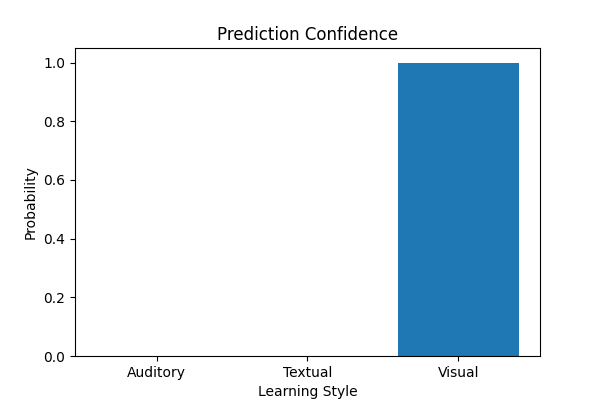

Python code for this plot:
import pandas as pd
import numpy as np
import matplotlib.pyplot as plt
from sklearn.model_selection import train_test_split
from sklearn.preprocessing import LabelEncoder
from sklearn.ensemble import RandomForestClassifier
from sklearn.impute import SimpleImputer

# Load dataset
df = pd.read_csv("combined_final_dataset.csv")

# Drop rows where target is NaN
df = df.dropna(subset=["learning_style"])

# Drop useless columns if present
df = df.drop(columns=["total_actions", "video_actions", "audio_actions", "text_actions"], errors="ignore")

# Split features and target
X = df.drop("learning_style", axis=1)
y = df["learning_style"]

# Encode categorical features
for col in X.columns:
    if X[col].dtype == "object":
        le = LabelEncoder()
        X[col] = le.fit_transform(X[col].astype(str))

# Encode target
label_encoder = LabelEncoder()
y_encoded = label_encoder.fit_transform(y)

# Handle missing values
imputer = SimpleImputer(strategy="mean")
X = imputer.fit_transform(X)

# Train-test split
X_train, X_test, y_train, y_test = train_test_split(
    X, y_encoded, test_size=0.2, random_state=42, stratify=y_encoded
)

# Train model
model = RandomForestClassifier(n_estimators=100, random_state=42)
model.fit(X_train, y_train)

# Pick one test sample
sample = X_test[0].reshape(1, -1)

# Predict probabilities
probs = model.predict_proba(sample)[0]
classes = label_encoder.inverse_transform(np.arange(len(probs)))

print("Prediction Confidence:")
for cls, p in zip(classes, probs):
    print(f"{cls}: {p:.2f}")

# Plot
plt.figure(figsize=(6,4))
plt.bar(classes, probs)
plt.xlabel("Learning Style")
plt.ylabel("Probability")
plt.title("Prediction Confidence")
plt.show()
